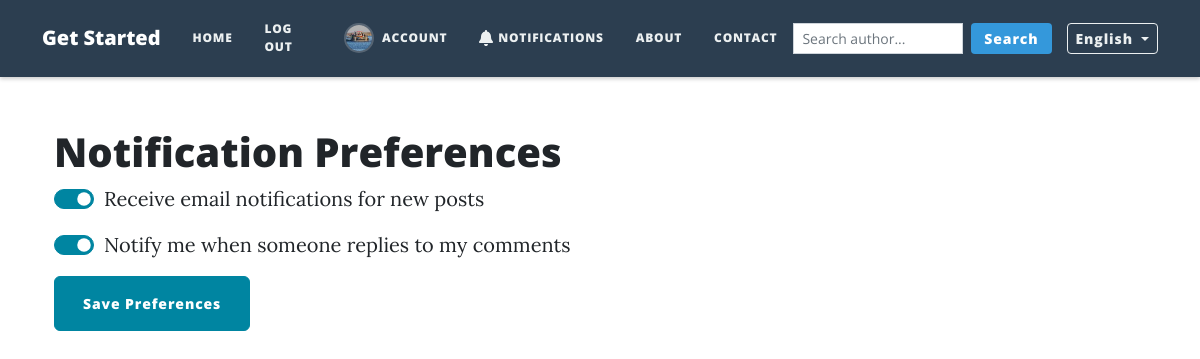
/notification_preferences (signed in), run on the app's committed database.
### main.py (models this page shows, shortened)
class User(UserMixin, db.Model):
    __tablename__ = "users"
    id = db.Column(db.Integer, primary_key=True)
    email = db.Column(db.String(100), unique=True)
    password = db.Column(db.String(100))
    name = db.Column(db.String(100))
    confirmed = db.Column(db.Boolean, default=False)
    receive_notifications = db.Column(db.Boolean, default=True)
    profile_image = db.Column(db.String(250), nullable=True)
    receive_reply_notifications = db.Column(db.Boolean, default=True)
    posts = relationship("BlogPost", back_populates="author")
    comments = relationship("Comment", back_populates="comment_author")
    likes = relationship("Like", back_populates="user", cascade="all, delete-orphan")
    subscribed_tags = db.relationship('Tag', secondary='user_tag_subscriptions', backref='subscribers')

### main.py (the view)
@app.route("/notification_preferences", methods=["GET", "POST"])
@login_required
def notification_preferences():
    if request.method == "POST":
        current_user.receive_notifications = 'notify' in request.form
        current_user.receive_reply_notifications = 'reply_notify' in request.form
        db.session.commit()
        flash(_("Your notification preferences have been updated!"))
        return redirect(url_for('notification_preferences'))
    return render_template("notification_preferences.html",
                           get_gravatar_url=get_gravatar_url)

### main.py (called while the page is built, shortened)
@login_manager.user_loader
def load_user(user_id):
    return db.session.get(User, int(user_id))

def get_locale():
    if 'lang' in request.args:
        lang = request.args['lang']
        if lang in app.config['LANGUAGES']:
            session['lang'] = lang
            return lang
    if 'lang' in session:
        return session['lang']
    return request.accept_languages.best_match(app.config['LANGUAGES'].keys())

@app.context_processor
def inject_template_methods():
    return {
        'get_locale': get_locale,
        'current_language': session.get('lang', 'en')
    }

@app.context_processor
def inject_tags():
    popular_tags = db.session.query(
        Tag,
        db.func.count(post_tags.c.post_id).label('count')
    ).join(post_tags).group_by(Tag).order_by(db.desc('count')).limit(20).all()
    tags_with_size = []
    return {'popular_tags': tags_with_size}

### templates/notification_preferences.html
{% extends "header.html" %}
{% block content %}
<div class="container mt-5">
    <h1>{{ _("Notification Preferences") }}</h1>
    <form method="POST">
        <div class="form-check form-switch mb-3">
            <input class="form-check-input" type="checkbox" id="notify" name="notify"
                   {% if current_user.receive_notifications %}checked{% endif %}>
            <label class="form-check-label" for="notify">
                {{ _("Receive email notifications for new posts") }}
            </label>
        </div>
        <div class="form-check form-switch mb-3">
            <input class="form-check-input" type="checkbox" id="reply_notify" name="reply_notify"
                   {% if current_user.receive_reply_notifications %}checked{% endif %}>
            <label class="form-check-label" for="reply_notify">
                {{ _("Notify me when someone replies to my comments") }}
            </label>
        </div>
        <button type="submit" class="btn btn-primary">{{ _("Save Preferences") }}</button>
    </form>
</div>
{% endblock %}

### templates/header.html (shortened to what this page needs)
<!DOCTYPE html>
<html lang="en">
  <head>
    {% block styles %}
    {{ bootstrap.load_css() }}
    <link href="{{ url_for('static', filename='css/styles.css') }}" rel="stylesheet" />
    {% endblock %}
  </head>
  <body>
    <nav class="navbar navbar-expand-lg navbar-dark fixed-top" id="mainNav">
      <div class="container">
        <a class="navbar-brand" href="/">{{ _("Get Started") }}</a>
        <div class="collapse navbar-collapse" id="navbarResponsive">
          <ul class="navbar-nav me-auto">
            <li class="nav-item">
              <a class="nav-link" href="{{ url_for('get_all_posts') }}">{{ _("Home") }}</a>
            </li>
            {% if not current_user.is_authenticated %}
            <li class="nav-item">
              <a class="nav-link" href="{{ url_for('login') }}">{{ _("Login") }}</a>
            </li>
            <li class="nav-item">
              <a class="nav-link" href="{{ url_for('register') }}">{{ _("Register") }}</a>
            </li>
            {% else %}
            <li class="nav-item">
              <a class="nav-link" href="{{ url_for('logout') }}">{{ _("Log Out") }}</a>
            </li>
            <li class="nav-item">
              <a class="nav-link account-section" href="{{ url_for('account') }}">
                <img src="{{ url_for('static', filename='profile_pics/' + current_user.profile_image) if current_user.profile_image else get_gravatar_url(current_user.email, 30) }}"
                     class="rounded-circle account-img">
                <span>{{ _("Account") }}</span>
              </a>
            </li>
            <li class="nav-item">
              <a class="nav-link" href="{{ url_for('notification_preferences') }}">
                <i class="fas fa-bell notification-icon"></i>
                <span>{{ _("Notifications") }}</span>
              </a>
            </li>
            {% endif %}
            <li class="nav-item">
              <a class="nav-link" href="{{ url_for('about') }}">{{ _("About") }}</a>
            </li>
            <li class="nav-item">
              <a class="nav-link" href="{{ url_for('contact') }}">{{ _("Contact") }}</a>
            </li>
          </ul>
          <form class="d-flex search-form" method="GET" action="{{ url_for('search_by_author') }}">
            <input class="form-control form-control-sm me-2"
                   type="search"
                   name="query"
                   placeholder="{{ _('Search author...') }}"
                   aria-label="Search"
                   required>
            <button class="btn search-btn" type="submit">
              {{ _("Search") }}
            </button>
          </form>
          <div class="dropdown language-dropdown">
            <button class="btn btn-sm btn-outline-secondary dropdown-toggle"
                    type="button"
                    id="languageDropdown"
                    data-bs-toggle="dropdown"
                    aria-expanded="false">
              {{ config['LANGUAGES'].get(session.get('lang', 'en'), 'English') }}
            </button>
          </div>
        </div>
      </div>
    </nav>
    <main class="container">
       {% block content %}{% endblock %}
    </main>
  </body>
</html>

### templates/header.html (style rules this page uses)
#mainNav { background-color: #2c3e50; box-shadow: 0 0.125rem 0.25rem 0 rgba(0, 0, 0, 0.2); }
.navbar-nav { display: flex; align-items: center; }
.nav-item { display: flex; align-items: center; height: 60px; }
.nav-link { display: flex; align-items: center; height: 100%; padding: 0 1rem !important; color: #ecf0f1 !important; font-weight: 500; }
.account-section { display: flex; align-items: center; }
.account-img { width: 30px; height: 30px; object-fit: cover; margin-right: 8px; border: 2px solid rgba(255,255,255,0.2); }
.notification-icon { margin-right: 5px; font-size: 1rem; }
.search-form { margin-left: auto; margin-right: 15px; }
.search-btn { background-color: #3498db; color: white; padding: 0.25rem 0.75rem; border-radius: 4px; }
.language-dropdown .btn { color: #ecf0f1; border-color: #ecf0f1; }
body { padding-top: 80px; }

### data on the page
User: profile_image (picture), receive_notifications "☑", receive_reply_notifications "☑"

### other printed values
{{ config['LANGUAGES'].get(session.get('lang', 'en'), 'English') }} "English"
